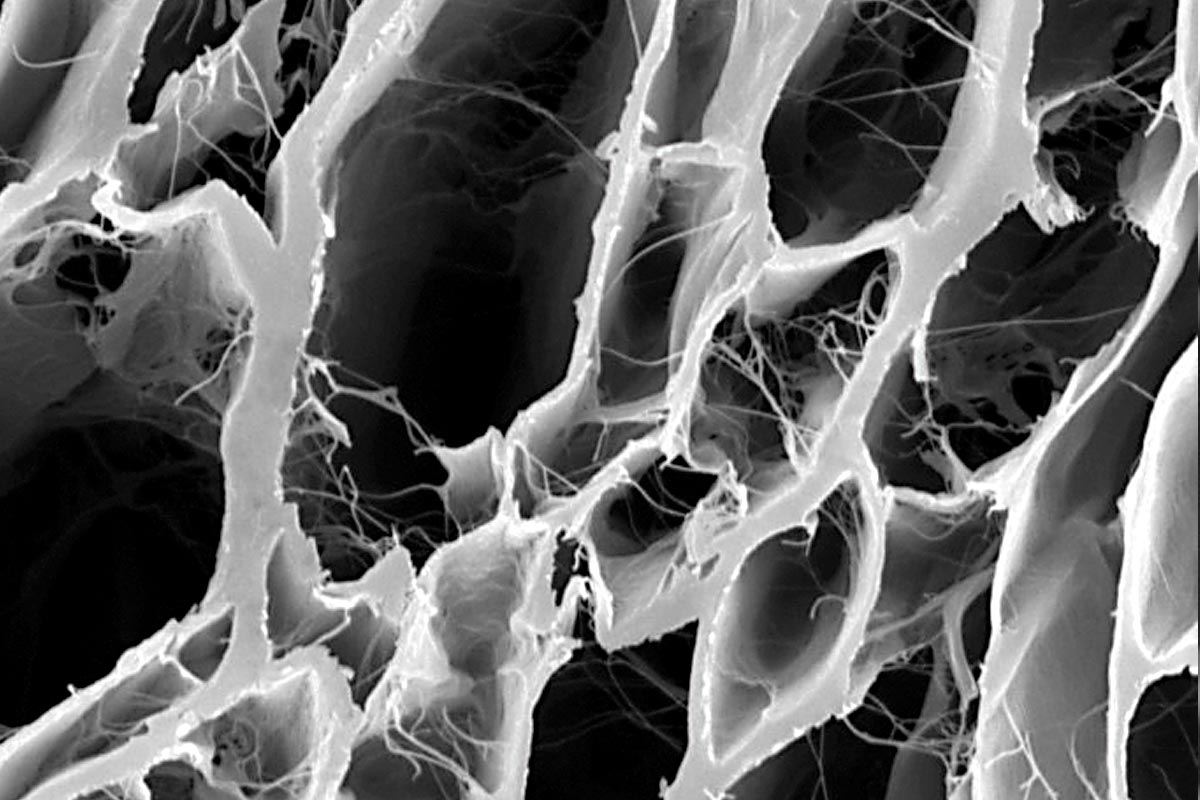
%> input picture MATLAB/Image Intensity Transformation/Jason_membrane.jpg, 1200 x 800 px
$ octave Intensity_Transformation.m   (GNU Octave 9; MATLAB toolbox functions it lacks are replaced by stand-ins)
%> lines starting %> are read from the running program, lines starting %| are printed output that depends on the picture

% Author: Zain Rajani

% Program Name: Image Intensity Transformation (Monochrome Image)
% Gamma Correction (a.k.a)

%% Initialize
clear all;
close all;
clc;

%imshow('Lena.png');

%% Reading Image
f=imread('Jason_membrane.jpg');  % Can be replaced by any image by your choice (any type of Image)
%> f is the input picture: size 800x1200x3 uint8; mean R, G, B 100.8, 100.8, 100.8

%% Complement of an Image

f_comp=imcomplement(f);
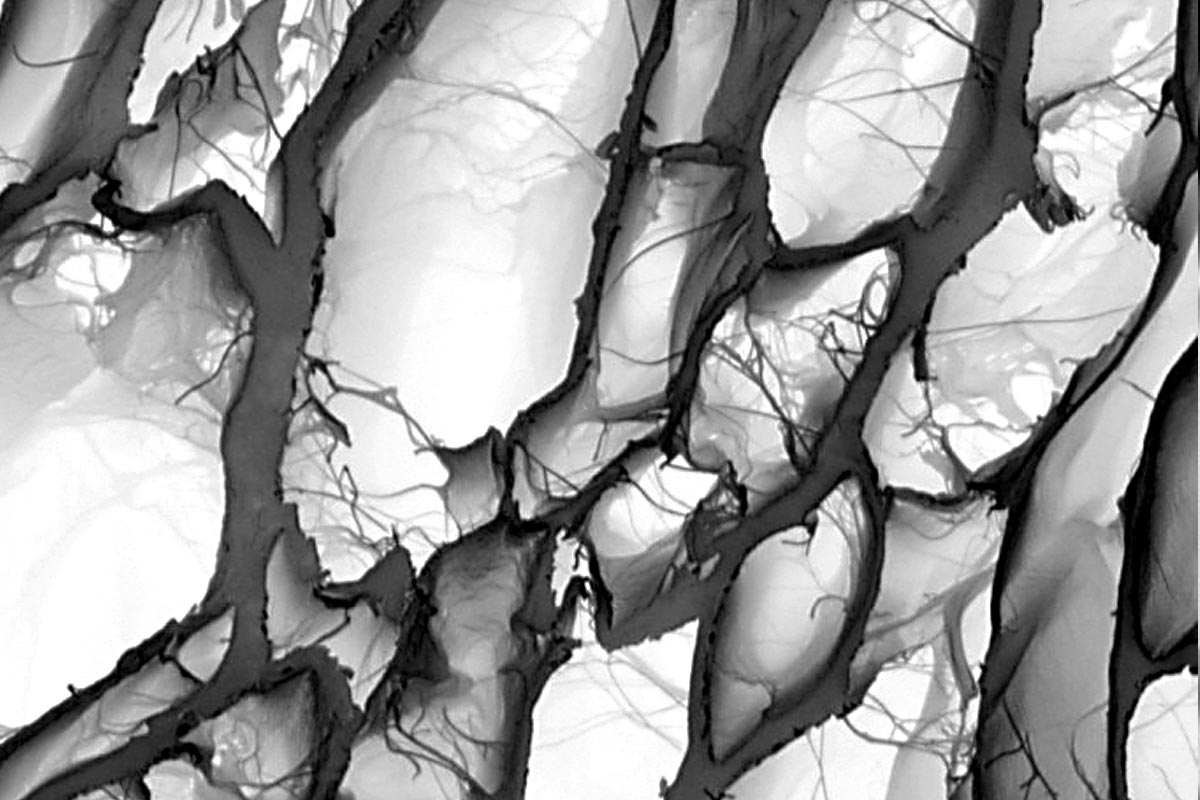
%> f_comp: size 800x1200x3 uint8; mean R, G, B 154.2, 154.2, 154.2


%% Intensity Transformation functions

g1=imadjust(f,[0 1],[1 0]); % Getting Negative Image Alternative suggestion (Negative Image)
g2=imadjust(f,[0.5 0.75],[0.25 1],2);
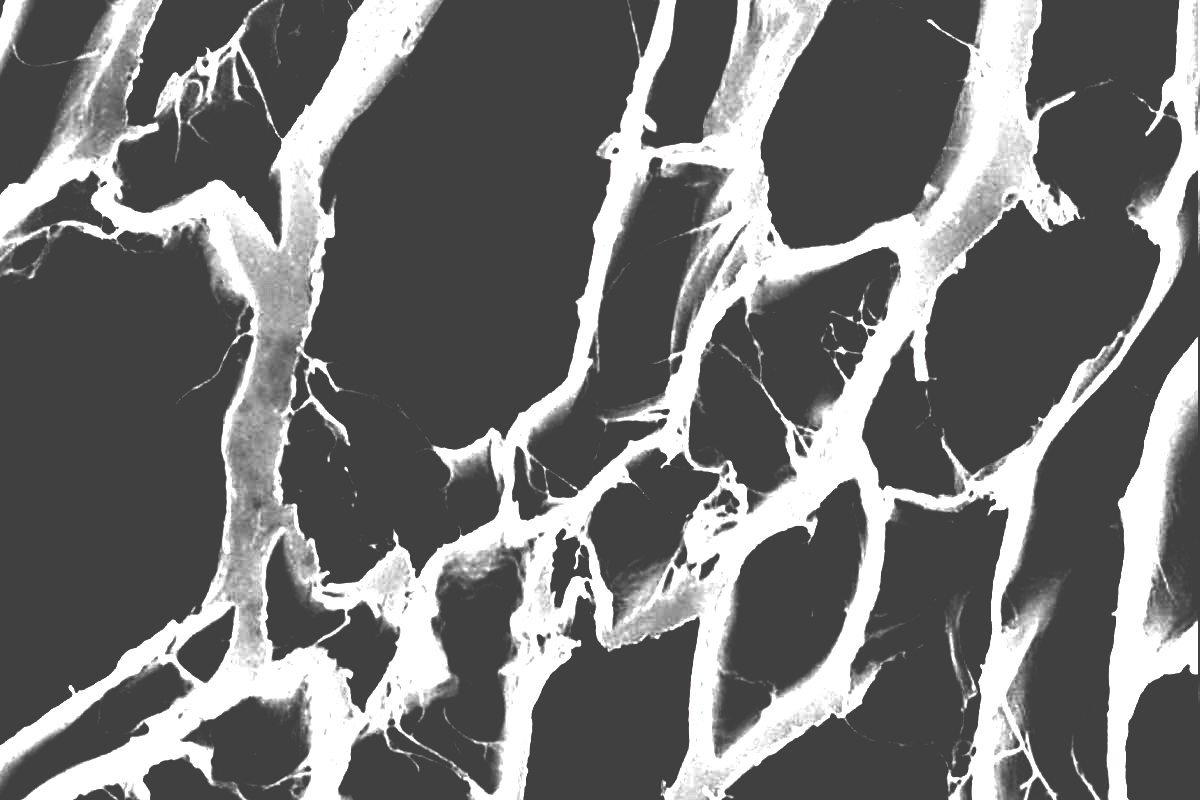
%> g2: size 800x1200x3 uint8; mean R, G, B 114.4, 114.4, 114.4

%% Display Images

% Diffrent Image operations are shown using the subplot command
figure;
subplot (3,2,1)
imshow(f);
title('Input Image')
subplot (3,2,2)
imshow(f_comp)
title('Negative Image')
subplot(3,2,3)
imshow(g1)
title('Negative Image')
subplot(3,2,4)
imshow(g2)
title('Adjusting Intensities with \gamma=2')

g3=imadjust(f,[],[],0.25);
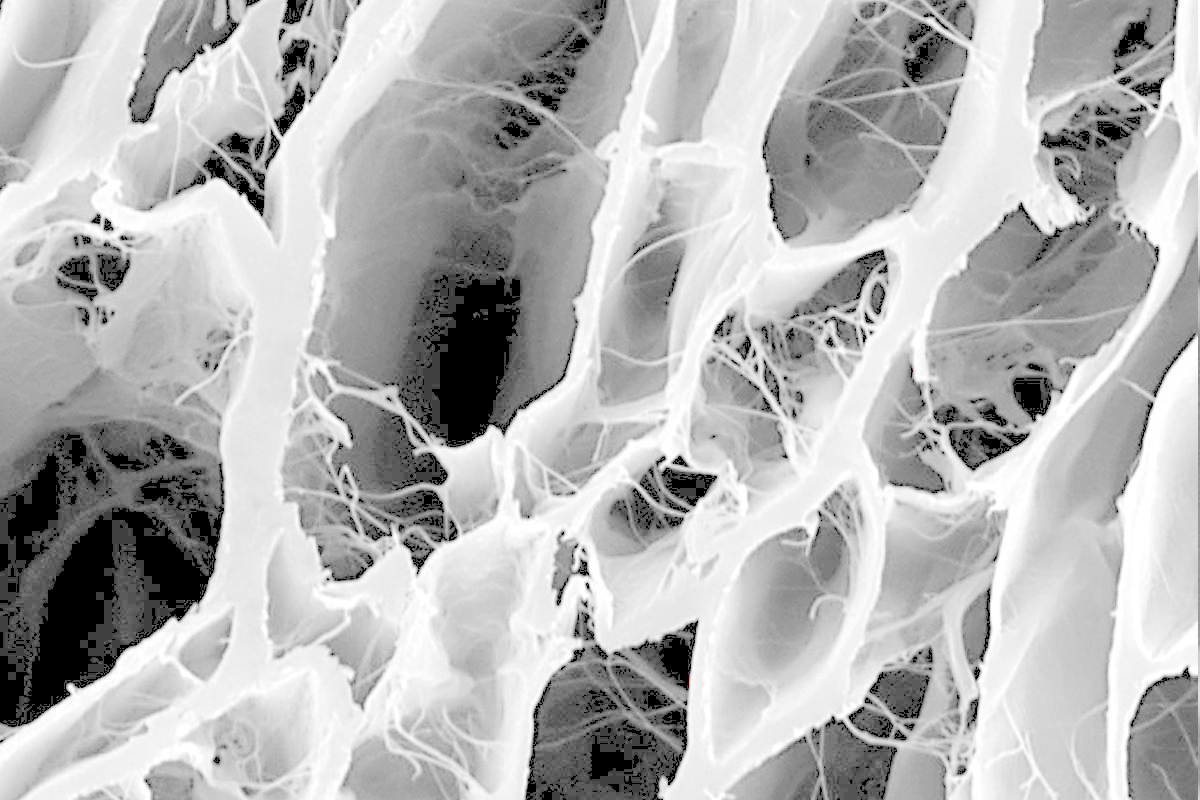
%> g3: size 800x1200x3 uint8; mean R, G, B 179.5, 179.5, 179.5
subplot(3,2,5)
imshow(g3);
title('Adjusting Intensities with \gamma=0.25')

g=imadjust(f,stretchlim(f),[ ]);
subplot(3,2,6)
imshow(g)
title('Image Intensities with stretchlim() \gamma=0')
